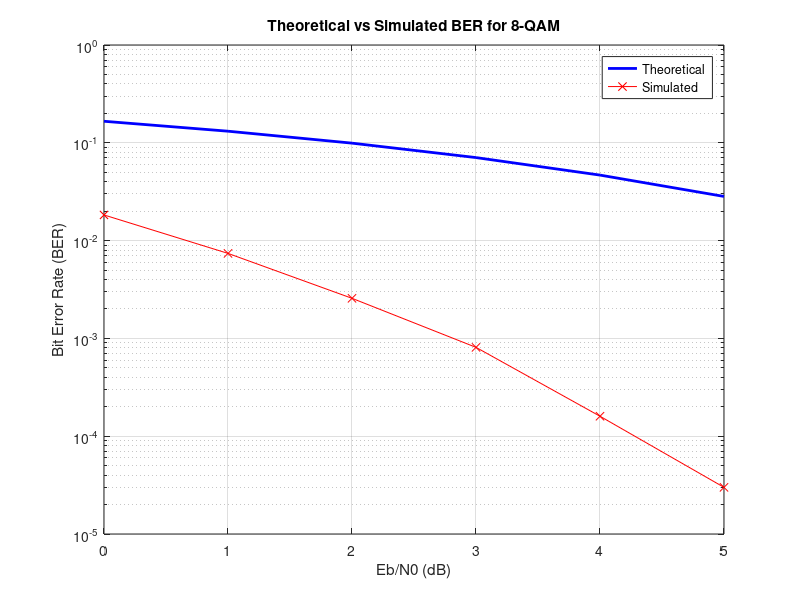

This figure's MATLAB source:
% 8-QAM BER Analysis

clc; clear; close all;

%% Parameters

M = 8;

constPoints = [-3+1j, -3-1j, -1+1j, -1-1j, 3+1j, 3-1j, 1+1j, 1-1j];
numSymbols = 1e5;

%% Modulation

symbols = randi([0, M-1], numSymbols, 1);
modulatedSignal = constPoints(symbols + 1);

%% BER Analysis over a range of Eb/N0 values

EbN0_dB = 0:5;
EbN0 = 10.^(EbN0_dB/10);
ber_simulated = zeros(size(EbN0));

for k = 1:length(EbN0)

    % Noise
    noiseVariance = 1/(2*log2(M)*EbN0(k));
    noisySignal = modulatedSignal + sqrt(noiseVariance)*(randn(size(modulatedSignal)) + 1j*randn(size(modulatedSignal)));

    % Demodulation
    demodulatedSymbols = zeros(numSymbols, 1);
    for i = 1:numSymbols
        [~, closestPointIndex] = min(abs(noisySignal(i) - constPoints));
        demodulatedSymbols(i) = closestPointIndex - 1;
    end

    % Calculate BER
    numErrors = sum(demodulatedSymbols ~= symbols);
    ber_simulated(k) = numErrors / numSymbols;
    
end

%% Theoretical BER Calculation

ber_theoretical = 2*(1 - 1/sqrt(M)) * qfunc(sqrt(3*log2(M)*EbN0/(M-1)));

%% Plotting Theoretical vs Simulated BER

figure;
semilogy(EbN0_dB, ber_theoretical, 'b-', 'LineWidth', 2);
hold on;
semilogy(EbN0_dB, ber_simulated, 'rx-');
xlabel('Eb/N0 (dB)');
ylabel('Bit Error Rate (BER)');
title('Theoretical vs Simulated BER for 8-QAM');
legend('Theoretical', 'Simulated');
grid on;
